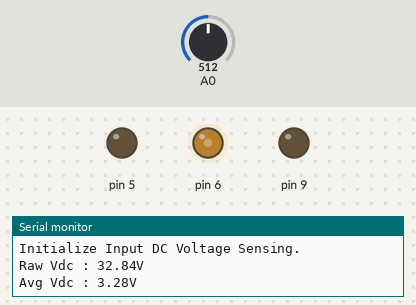
The sketch below on a simulated Arduino Uno, built with avr-gcc and run on an emulated ATmega328P. Parts: output pins drawn as LEDs (lit = HIGH), the last lines printed to the serial monitor. Inputs (shaded band) come from the test bench; at power-on: A0 = 512.

Above: at 0.08 s.
At 1.36 s:
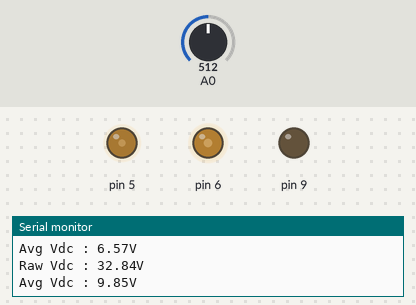
1.4 s: A0 set to 122
4.4 s: A0 set to 2
7.4 s: A0 set to 0
Timing chart, 0 to 16.4 s (numbered marks = the images above; inputs shaded):
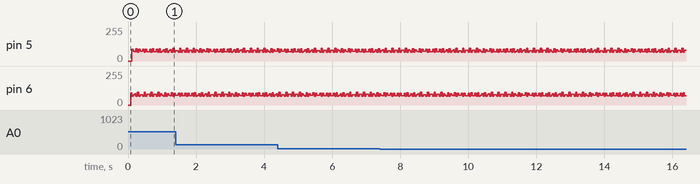

The sketch:

Vdc_Sensing.ino
```cpp
/******************************************************************************
 * File:        Vdc_Sensing.ino
 * Author:      Bryan Carrillo
 * Date:        2025-03-26
 * Description: Senses the DC input voltage and computes a moving average for
 *              a default sample count of 10. The sample count is a macro
 *              called DEFAULT_MA_SAMPLES that can adjusted in the file
 *              Atinverter.h. Prints both readouts on the serial monitor.
 ******************************************************************************/
#include "Atinverter.h"

Atinverter atinverter; // Atinverter class instance

// Initialize Serial Monitor and set moving average samples
void setup() {
  Serial.begin(9600);
  Serial.println(F("Initialize Input DC Voltage Sensing."));

  atinverter.startPWM(60); // Set up registers and begin PWM generation at 50Hz or 60Hz

  atinverter.initTimer2Delay(); // Initialize timer 2 registers
}

// Main loop: read and print both raw and averaged Vdc values
void loop() {
  float raw_Vdc = atinverter.getVdc();
  Serial.print(F("Raw Vdc : ")); Serial.print(raw_Vdc); Serial.println(F("V")); // Print unaveraged Vdc

  float avg_Vdc = atinverter.getAvgDC(true, raw_Vdc); // true = Vdc, false = Idc
  Serial.print(F("Avg Vdc : ")); Serial.print(avg_Vdc); Serial.println(F("V")); // Print averaged Vdc

  Serial.println();
  atinverter.delay2(500); // Adjust to change Vdc print rate (in milliseconds)
}
```
